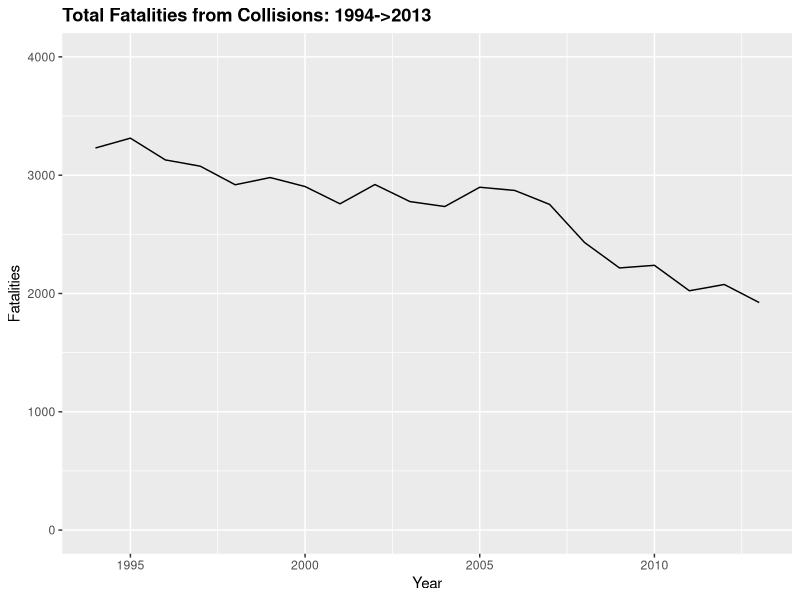
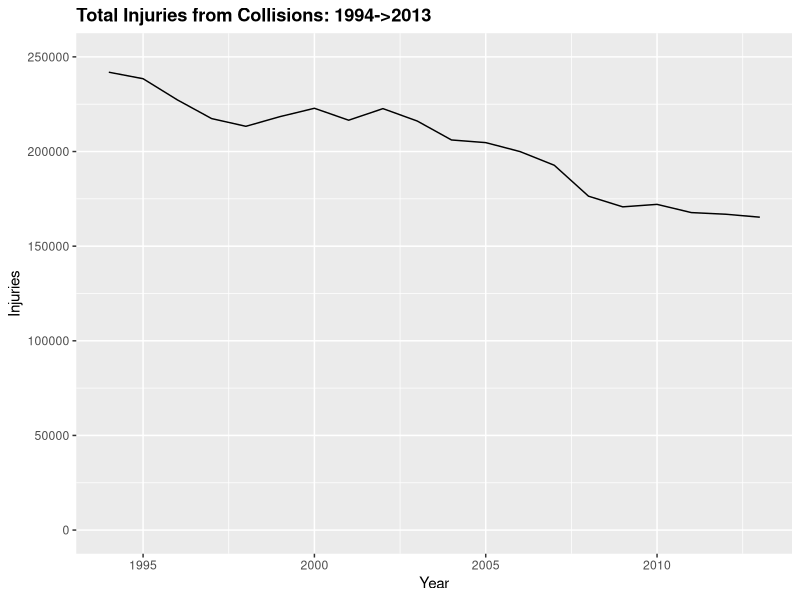

Recreate these plots in R, in order.
library(ggplot2)
library(plyr)

# Canada Collision Data
fatalities <- c(3230,3313,3129,3076,2919,2980,2904,2758,2921,2777,2735,2898,2871,2753,2431,2216,2238,2023,2076,1923)
serious_injuries <- c(21564,20188,18734,17294,16410,16187,15581,15296,15894,15110,15572,15792,16044,14410,12851,11955,11796,10940,11116,103125)
total_injuries <- c(241899,238458,227283,217401,213319,218457,222848,216542,222665,216123,206104,204701,199976,192745,176394,170770,172081,167740,166872,165306)
date <- 1994:2013
non_serious_injuries <- total_injuries - serious_injuries

# Combine data into single data frame
injuries_data <- data.frame(date, fatalities, serious_injuries, non_serious_injuries, total_injuries)

# Plot Total Fatalities
plot1 <- ggplot() + geom_line(data=injuries_data, aes(x=date, y=fatalities)) + ggtitle("Total Fatalities from Collisions: 1994->2013") +theme(plot.title = element_text(lineheight=.8, face="bold"))+
    ylab("Fatalities") + xlab("Year") + scale_y_continuous(limits=c(0, 4000))
ggsave(file="Fatalities.png")

# Plot Total Injuries
plot2 <- ggplot() + geom_line(data=injuries_data, aes(x=date, y=total_injuries))+ ggtitle("Total Injuries from Collisions: 1994->2013") +theme(plot.title = element_text(lineheight=.8, face="bold"))+
    ylab("Injuries") + xlab("Year") + scale_y_continuous(limits=c(0, 250000))
ggsave(file="Injuries.png")












